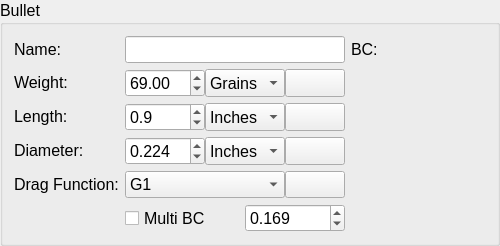
        <widget class="QGroupBox" name="bulletGroupBox">
         <property name="sizePolicy">
          <sizepolicy hsizetype="Expanding" vsizetype="Fixed">
           <horstretch>0</horstretch>
           <verstretch>0</verstretch>
          </sizepolicy>
         </property>
         <property name="minimumSize">
          <size>
           <width>500</width>
           <height>217</height>
          </size>
         </property>
         <property name="font">
          <font>
           <pointsize>12</pointsize>
          </font>
         </property>
         <property name="styleSheet">
          <string notr="true"/>
         </property>
         <property name="title">
          <string>Bullet</string>
         </property>
         <layout class="QGridLayout" name="gridLayout_4">
          <item row="0" column="1">
           <widget class="QLineEdit" name="bulletName">
            <property name="sizePolicy">
             <sizepolicy hsizetype="Fixed" vsizetype="Fixed">
              <horstretch>0</horstretch>
              <verstretch>0</verstretch>
             </sizepolicy>
            </property>
            <property name="minimumSize">
             <size>
              <width>220</width>
              <height>0</height>
             </size>
            </property>
            <property name="maximumSize">
             <size>
              <width>170</width>
              <height>16777215</height>
             </size>
            </property>
            <property name="font">
             <font>
              <pointsize>12</pointsize>
             </font>
            </property>
            <property name="styleSheet">
             <string notr="true"/>
            </property>
            <property name="text">
             <string notr="true"/>
            </property>
            <property name="maxLength">
             <number>20</number>
            </property>
            <property name="frame">
             <bool>true</bool>
            </property>
           </widget>
          </item>
          <item row="0" column="0">
           <widget class="QLabel" name="label_73">
            <property name="maximumSize">
             <size>
              <width>105</width>
              <height>21</height>
             </size>
            </property>
            <property name="font">
             <font>
              <pointsize>12</pointsize>
             </font>
            </property>
            <property name="text">
             <string>Name:</string>
            </property>
           </widget>
          </item>
          <item row="1" column="0">
           <widget class="QLabel" name="label_74">
            <property name="maximumSize">
             <size>
              <width>105</width>
              <height>25</height>
             </size>
            </property>
            <property name="font">
             <font>
              <pointsize>12</pointsize>
             </font>
            </property>
            <property name="text">
             <string>Weight:</string>
            </property>
           </widget>
          </item>
          <item row="2" column="0">
           <widget class="QLabel" name="label_75">
            <property name="maximumSize">
             <size>
              <width>105</width>
              <height>25</height>
             </size>
            </property>
            <property name="font">
             <font>
              <pointsize>12</pointsize>
             </font>
            </property>
            <property name="text">
             <string>Length:</string>
            </property>
           </widget>
          </item>
          <item row="3" column="0">
           <widget class="QLabel" name="label_76">
            <property name="maximumSize">
             <size>
              <width>105</width>
              <height>25</height>
             </size>
            </property>
            <property name="font">
             <font>
              <pointsize>12</pointsize>
             </font>
            </property>
            <property name="text">
             <string>Diameter:</string>
            </property>
           </widget>
          </item>
          <item row="4" column="0">
           <widget class="QLabel" name="label_77">
            <property name="maximumSize">
             <size>
              <width>105</width>
              <height>23</height>
             </size>
            </property>
            <property name="font">
             <font>
              <pointsize>12</pointsize>
             </font>
            </property>
            <property name="text">
             <string>Drag Function:</string>
            </property>
           </widget>
          </item>
          <item row="1" column="1">
           <widget class="QWidget" name="horizontalWidget_17" native="true">
            <property name="minimumSize">
             <size>
              <width>220</width>
              <height>0</height>
             </size>
            </property>
            <property name="maximumSize">
             <size>
              <width>200</width>
              <height>16777215</height>
             </size>
            </property>
            <layout class="QHBoxLayout" name="horizontalLayout_51">
             <property name="spacing">
              <number>0</number>
             </property>
             <property name="leftMargin">
              <number>0</number>
             </property>
             <property name="topMargin">
              <number>0</number>
             </property>
             <property name="rightMargin">
              <number>0</number>
             </property>
             <property name="bottomMargin">
              <number>0</number>
             </property>
             <item>
              <widget class="QDoubleSpinBox" name="weight">
               <property name="sizePolicy">
                <sizepolicy hsizetype="Fixed" vsizetype="Expanding">
                 <horstretch>0</horstretch>
                 <verstretch>0</verstretch>
                </sizepolicy>
               </property>
               <property name="minimumSize">
                <size>
                 <width>80</width>
                 <height>0</height>
                </size>
               </property>
               <property name="maximumSize">
                <size>
                 <width>80</width>
                 <height>16777215</height>
                </size>
               </property>
               <property name="font">
                <font>
                 <pointsize>12</pointsize>
                </font>
               </property>
               <property name="decimals">
                <number>2</number>
               </property>
               <property name="maximum">
                <double>1000.000000000000000</double>
               </property>
               <property name="singleStep">
                <double>0.010000000000000</double>
               </property>
               <property name="value">
                <double>69.000000000000000</double>
               </property>
              </widget>
             </item>
             <item>
              <widget class="QComboBox" name="weightQuantity">
               <property name="sizePolicy">
                <sizepolicy hsizetype="Preferred" vsizetype="Expanding">
                 <horstretch>0</horstretch>
                 <verstretch>0</verstretch>
                </sizepolicy>
               </property>
               <property name="minimumSize">
                <size>
                 <width>80</width>
                 <height>0</height>
                </size>
               </property>
               <property name="font">
                <font>
                 <pointsize>12</pointsize>
                </font>
               </property>
               <property name="styleSheet">
                <string notr="true"/>
               </property>
               <item>
                <property name="text">
                 <string>Grains</string>
                </property>
               </item>
               <item>
                <property name="text">
                 <string>Grams</string>
                </property>
               </item>
              </widget>
             </item>
             <item>
              <widget class="QToolButton" name="weightSwitch">
               <property name="sizePolicy">
                <sizepolicy hsizetype="Expanding" vsizetype="Expanding">
                 <horstretch>0</horstretch>
                 <verstretch>0</verstretch>
                </sizepolicy>
               </property>
               <property name="font">
                <font>
                 <pointsize>8</pointsize>
                 <weight>75</weight>
                 <italic>false</italic>
                 <bold>true</bold>
                 <underline>false</underline>
                </font>
               </property>
               <property name="toolTip">
                <string>&lt;font color=black&gt;Convert&lt;/font&gt;</string>
               </property>
               <property name="text">
                <string/>
               </property>
               <property name="icon">
                <iconset>
                 <normaloff>../.rsrc/res/drawable/secondarybtn21a.png</normaloff>
                 <disabledoff>../.rsrc/res/drawable/secondarybtn21b.png</disabledoff>../.rsrc/res/drawable/secondarybtn21a.png</iconset>
               </property>
               <property name="iconSize">
                <size>
                 <width>16</width>
                 <height>16</height>
                </size>
               </property>
              </widget>
             </item>
            </layout>
           </widget>
          </item>
          <item row="4" column="1">
           <widget class="QWidget" name="horizontalWidget_20" native="true">
            <property name="minimumSize">
             <size>
              <width>220</width>
              <height>0</height>
             </size>
            </property>
            <property name="maximumSize">
             <size>
              <width>200</width>
              <height>16777215</height>
             </size>
            </property>
            <layout class="QHBoxLayout" name="horizontalLayout_54">
             <property name="spacing">
              <number>0</number>
             </property>
             <property name="leftMargin">
              <number>0</number>
             </property>
             <property name="topMargin">
              <number>0</number>
             </property>
             <property name="rightMargin">
              <number>0</number>
             </property>
             <property name="bottomMargin">
              <number>0</number>
             </property>
             <item>
              <widget class="QComboBox" name="dragType">
               <property name="sizePolicy">
                <sizepolicy hsizetype="Fixed" vsizetype="Fixed">
                 <horstretch>0</horstretch>
                 <verstretch>0</verstretch>
                </sizepolicy>
               </property>
               <property name="minimumSize">
                <size>
                 <width>160</width>
                 <height>0</height>
                </size>
               </property>
               <property name="maximumSize">
                <size>
                 <width>16777215</width>
                 <height>16777215</height>
                </size>
               </property>
               <property name="font">
                <font>
                 <pointsize>12</pointsize>
                </font>
               </property>
               <property name="styleSheet">
                <string notr="true"/>
               </property>
               <property name="currentIndex">
                <number>0</number>
               </property>
               <item>
                <property name="text">
                 <string>G1</string>
                </property>
               </item>
               <item>
                <property name="text">
                 <string>G7</string>
                </property>
               </item>
               <item>
                <property name="text">
                 <string>Custom</string>
                </property>
               </item>
               <item>
                <property name="text">
                 <string>G1 Multi BC</string>
                </property>
               </item>
               <item>
                <property name="text">
                 <string>G7 Multi BC</string>
                </property>
               </item>
              </widget>
             </item>
             <item>
              <widget class="QToolButton" name="dragEditor">
               <property name="sizePolicy">
                <sizepolicy hsizetype="Expanding" vsizetype="Expanding">
                 <horstretch>0</horstretch>
                 <verstretch>0</verstretch>
                </sizepolicy>
               </property>
               <property name="minimumSize">
                <size>
                 <width>0</width>
                 <height>0</height>
                </size>
               </property>
               <property name="font">
                <font>
                 <pointsize>8</pointsize>
                </font>
               </property>
               <property name="toolTip">
                <string>&lt;font color=black&gt;Edit drag function&lt;/font&gt;</string>
               </property>
               <property name="text">
                <string/>
               </property>
               <property name="icon">
                <iconset resource="../.rsrc/res.qrc">
                 <normaloff>:/icons/res/drawable-hdpi-v4/settingsbtn_menu21a.png</normaloff>
                 <disabledoff>:/icons/res/drawable-hdpi-v4/settingsbtn_menu21b.png</disabledoff>:/icons/res/drawable-hdpi-v4/settingsbtn_menu21a.png</iconset>
               </property>
              </widget>
             </item>
            </layout>
           </widget>
          </item>
          <item row="5" column="1">
           <widget class="QWidget" name="bcWidget" native="true">
            <property name="minimumSize">
             <size>
              <width>220</width>
              <height>0</height>
             </size>
            </property>
            <property name="maximumSize">
             <size>
              <width>200</width>
              <height>16777215</height>
             </size>
            </property>
            <layout class="QHBoxLayout" name="horizontalLayout">
             <property name="spacing">
              <number>6</number>
             </property>
             <property name="leftMargin">
              <number>0</number>
             </property>
             <property name="topMargin">
              <number>0</number>
             </property>
             <property name="rightMargin">
              <number>0</number>
             </property>
             <property name="bottomMargin">
              <number>0</number>
             </property>
             <item>
              <widget class="QCheckBox" name="multiBC">
               <property name="enabled">
                <bool>true</bool>
               </property>
               <property name="sizePolicy">
                <sizepolicy hsizetype="Minimum" vsizetype="Expanding">
                 <horstretch>0</horstretch>
                 <verstretch>0</verstretch>
                </sizepolicy>
               </property>
               <property name="minimumSize">
                <size>
                 <width>0</width>
                 <height>0</height>
                </size>
               </property>
               <property name="maximumSize">
                <size>
                 <width>16777215</width>
                 <height>16777215</height>
                </size>
               </property>
               <property name="toolTip">
                <string>&lt;font color=black&gt;Enable multi BC&lt;/font&gt;</string>
               </property>
               <property name="styleSheet">
                <string notr="true"/>
               </property>
               <property name="text">
                <string>Multi BC</string>
               </property>
               <property name="checked">
                <bool>false</bool>
               </property>
              </widget>
             </item>
             <item>
              <widget class="QDoubleSpinBox" name="bc">
               <property name="minimumSize">
                <size>
                 <width>0</width>
                 <height>0</height>
                </size>
               </property>
               <property name="maximumSize">
                <size>
                 <width>100</width>
                 <height>16777215</height>
                </size>
               </property>
               <property name="font">
                <font>
                 <pointsize>12</pointsize>
                </font>
               </property>
               <property name="decimals">
                <number>3</number>
               </property>
               <property name="maximum">
                <double>1.000000000000000</double>
               </property>
               <property name="singleStep">
                <double>0.001000000000000</double>
               </property>
               <property name="value">
                <double>0.169000000000000</double>
               </property>
              </widget>
             </item>
            </layout>
           </widget>
          </item>
          <item row="3" column="1">
           <widget class="QWidget" name="horizontalWidget_19" native="true">
            <property name="minimumSize">
             <size>
              <width>220</width>
              <height>0</height>
             </size>
            </property>
            <property name="maximumSize">
             <size>
              <width>200</width>
              <height>16777215</height>
             </size>
            </property>
            <layout class="QHBoxLayout" name="horizontalLayout_53">
             <property name="spacing">
              <number>0</number>
             </property>
             <property name="leftMargin">
              <number>0</number>
             </property>
             <property name="topMargin">
              <number>0</number>
             </property>
             <property name="rightMargin">
              <number>0</number>
             </property>
             <property name="bottomMargin">
              <number>0</number>
             </property>
             <item>
              <widget class="QDoubleSpinBox" name="diameter">
               <property name="sizePolicy">
                <sizepolicy hsizetype="Fixed" vsizetype="Expanding">
                 <horstretch>0</horstretch>
                 <verstretch>0</verstretch>
                </sizepolicy>
               </property>
               <property name="minimumSize">
                <size>
                 <width>80</width>
                 <height>0</height>
                </size>
               </property>
               <property name="maximumSize">
                <size>
                 <width>80</width>
                 <height>16777215</height>
                </size>
               </property>
               <property name="font">
                <font>
                 <pointsize>12</pointsize>
                </font>
               </property>
               <property name="decimals">
                <number>3</number>
               </property>
               <property name="singleStep">
                <double>0.001000000000000</double>
               </property>
               <property name="value">
                <double>0.224000000000000</double>
               </property>
              </widget>
             </item>
             <item>
              <widget class="QComboBox" name="diameterQuantity">
               <property name="sizePolicy">
                <sizepolicy hsizetype="Preferred" vsizetype="Expanding">
                 <horstretch>0</horstretch>
                 <verstretch>0</verstretch>
                </sizepolicy>
               </property>
               <property name="minimumSize">
                <size>
                 <width>80</width>
                 <height>0</height>
                </size>
               </property>
               <property name="font">
                <font>
                 <pointsize>12</pointsize>
                </font>
               </property>
               <property name="styleSheet">
                <string notr="true"/>
               </property>
               <item>
                <property name="text">
                 <string>Inches</string>
                </property>
               </item>
               <item>
                <property name="text">
                 <string>mm</string>
                </property>
               </item>
              </widget>
             </item>
             <item>
              <widget class="QToolButton" name="diameterSwitch">
               <property name="sizePolicy">
                <sizepolicy hsizetype="Expanding" vsizetype="Expanding">
                 <horstretch>0</horstretch>
                 <verstretch>0</verstretch>
                </sizepolicy>
               </property>
               <property name="font">
                <font>
                 <pointsize>8</pointsize>
                 <weight>75</weight>
                 <italic>false</italic>
                 <bold>true</bold>
                 <underline>false</underline>
                </font>
               </property>
               <property name="toolTip">
                <string>&lt;font color=black&gt;Convert&lt;/font&gt;</string>
               </property>
               <property name="text">
                <string/>
               </property>
               <property name="icon">
                <iconset>
                 <normaloff>../.rsrc/res/drawable/secondarybtn21a.png</normaloff>
                 <disabledoff>../.rsrc/res/drawable/secondarybtn21b.png</disabledoff>../.rsrc/res/drawable/secondarybtn21a.png</iconset>
               </property>
               <property name="iconSize">
                <size>
                 <width>16</width>
                 <height>16</height>
                </size>
               </property>
              </widget>
             </item>
            </layout>
           </widget>
          </item>
          <item row="2" column="1">
           <widget class="QWidget" name="horizontalWidget_18" native="true">
            <property name="minimumSize">
             <size>
              <width>220</width>
              <height>0</height>
             </size>
            </property>
            <property name="maximumSize">
             <size>
              <width>200</width>
              <height>16777215</height>
             </size>
            </property>
            <layout class="QHBoxLayout" name="horizontalLayout_52">
             <property name="spacing">
              <number>0</number>
             </property>
             <property name="leftMargin">
              <number>0</number>
             </property>
             <property name="topMargin">
              <number>0</number>
             </property>
             <property name="rightMargin">
              <number>0</number>
             </property>
             <property name="bottomMargin">
              <number>0</number>
             </property>
             <item>
              <widget class="QDoubleSpinBox" name="length">
               <property name="sizePolicy">
                <sizepolicy hsizetype="Fixed" vsizetype="Expanding">
                 <horstretch>0</horstretch>
                 <verstretch>0</verstretch>
                </sizepolicy>
               </property>
               <property name="minimumSize">
                <size>
                 <width>80</width>
                 <height>0</height>
                </size>
               </property>
               <property name="maximumSize">
                <size>
                 <width>80</width>
                 <height>16777215</height>
                </size>
               </property>
               <property name="font">
                <font>
                 <pointsize>12</pointsize>
                </font>
               </property>
               <property name="decimals">
                <number>1</number>
               </property>
               <property name="singleStep">
                <double>0.100000000000000</double>
               </property>
               <property name="value">
                <double>0.900000000000000</double>
               </property>
              </widget>
             </item>
             <item>
              <widget class="QComboBox" name="lengthQuantity">
               <property name="sizePolicy">
                <sizepolicy hsizetype="Preferred" vsizetype="Expanding">
                 <horstretch>0</horstretch>
                 <verstretch>0</verstretch>
                </sizepolicy>
               </property>
               <property name="minimumSize">
                <size>
                 <width>80</width>
                 <height>0</height>
                </size>
               </property>
               <property name="font">
                <font>
                 <pointsize>12</pointsize>
                </font>
               </property>
               <property name="styleSheet">
                <string notr="true"/>
               </property>
               <item>
                <property name="text">
                 <string>Inches</string>
                </property>
               </item>
               <item>
                <property name="text">
                 <string>mm</string>
                </property>
               </item>
              </widget>
             </item>
             <item>
              <widget class="QToolButton" name="lengthSwitch">
               <property name="sizePolicy">
                <sizepolicy hsizetype="Expanding" vsizetype="Expanding">
                 <horstretch>0</horstretch>
                 <verstretch>0</verstretch>
                </sizepolicy>
               </property>
               <property name="font">
                <font>
                 <pointsize>8</pointsize>
                 <weight>75</weight>
                 <italic>false</italic>
                 <bold>true</bold>
                 <underline>false</underline>
                </font>
               </property>
               <property name="toolTip">
                <string>&lt;font color=black&gt;Convert&lt;/font&gt;</string>
               </property>
               <property name="text">
                <string/>
               </property>
               <property name="icon">
                <iconset>
                 <normaloff>../.rsrc/res/drawable/secondarybtn21a.png</normaloff>
                 <disabledoff>../.rsrc/res/drawable/secondarybtn21b.png</disabledoff>../.rsrc/res/drawable/secondarybtn21a.png</iconset>
               </property>
               <property name="iconSize">
                <size>
                 <width>16</width>
                 <height>16</height>
                </size>
               </property>
              </widget>
             </item>
            </layout>
           </widget>
          </item>
          <item row="1" column="2">
           <spacer name="horizontalSpacer">
            <property name="orientation">
             <enum>Qt::Horizontal</enum>
            </property>
            <property name="sizeHint" stdset="0">
             <size>
              <width>40</width>
              <height>20</height>
             </size>
            </property>
           </spacer>
          </item>
          <item row="0" column="2">
           <widget class="QLabel" name="label_78">
            <property name="maximumSize">
             <size>
              <width>105</width>
              <height>23</height>
             </size>
            </property>
            <property name="font">
             <font>
              <pointsize>12</pointsize>
             </font>
            </property>
            <property name="text">
             <string>BC:</string>
            </property>
           </widget>
          </item>
         </layout>
        </widget>
